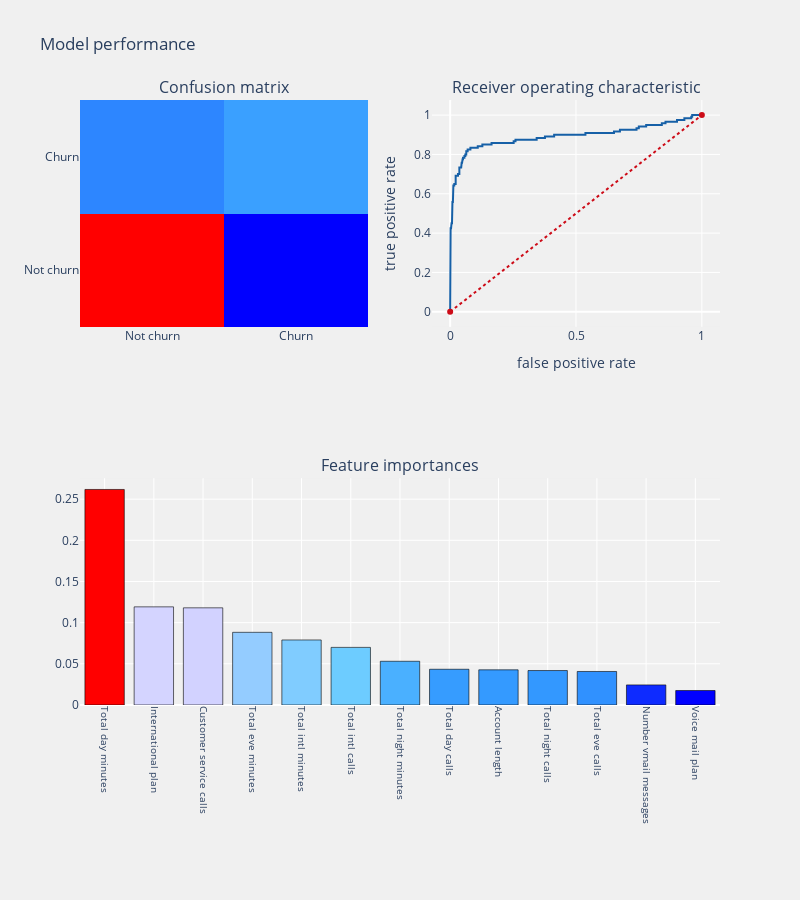

Write notebook code for a chart like this one.
### Code cell
from sklearn.ensemble import RandomForestClassifier

rfc = RandomForestClassifier(n_estimators = 100, random_state = 123,
                             max_depth = 9, criterion = "gini")

telecom_churn_prediction(rfc, x_train, x_test, y_train, y_test, 'features', threshold_plot=True)

### Figure 1 — Plotly figure (JSON) as saved in the notebook; plotly's stock layout.template omitted (floating-point values rounded to 4 significant figures)
{"data": [{"colorscale": [[0, "rgb(0,0,255)"], [0.1, "rgb(51,153,255)"], [0.2, "rgb(102,204,255)"], [0.3, "rgb(153,204,255)"], [0.4, "rgb(204,204,255)"], [0.5, "rgb(255,255,255)"], [0.6, "rgb(255,204,255)"], [0.7, "rgb(255,153,255)"], [0.8, "rgb(255,102,204)"], [0.9, "rgb(255,102,102)"], [1, "rgb(255,0,0)"]], "name": "Confusion matrix", "showscale": false, "type": "heatmap", "x": ["Not churn", "Churn"], "xaxis": "x", "y": ["Not churn", "Churn"], "yaxis": "y", "z": [[541, 6], [53, 67]]}, {"line": {"color": "rgb(22, 96, 167)", "width": 2}, "name": "Roc: 0.7736822059719684", "type": "scatter", "x": [0, 0, 0, 0.001828, 0.001828, 0.003656, 0.003656, 0.005484, 0.005484, 0.007313, 0.007313, 0.009141, 0.009141, 0.01097, 0.01097, 0.0128, 0.0128, 0.01645, 0.01645, 0.02194, 0.02194, 0.03108, 0.03108, 0.03656, 0.03656, 0.04388, 0.04388, 0.0457, 0.0457, 0.04753, 0.04753, 0.04936, 0.04936, 0.05119, 0.05119, 0.05667, 0.05667, 0.06033, 0.06033, 0.06399, 0.06399, 0.06947, 0.06947, 0.08044, 0.08044, 0.1097, 0.1097, 0.128, 0.128, 0.1645, 0.1645, 0.2523, 0.2523, 0.2596, 0.2596, 0.3437, 0.3437, 0.3766, 0.3766, 0.4132, 0.4132, 0.5375, 0.5375, 0.6508, 0.6508, 0.6746, 0.6746, 0.7404, 0.7404, 0.7495, 0.7495, 0.7788, 0.7788, 0.841, 0.841, 0.8556, 0.8556, 0.9013, 0.9013, 0.9305, 0.9305, 0.958, 0.958, 0.9616, 0.9616, 1], "xaxis": "x2", "y": [0, 0.008333, 0.35, 0.35, 0.425, 0.425, 0.4333, 0.4333, 0.45, 0.45, 0.5167, 0.5167, 0.5583, 0.5583, 0.625, 0.625, 0.6417, 0.6417, 0.65, 0.65, 0.6917, 0.6917, 0.7, 0.7, 0.7333, 0.7333, 0.75, 0.75, 0.7583, 0.7583, 0.7667, 0.7667, 0.775, 0.775, 0.7833, 0.7833, 0.7917, 0.7917, 0.8, 0.8, 0.8167, 0.8167, 0.825, 0.825, 0.8333, 0.8333, 0.8417, 0.8417, 0.85, 0.85, 0.8583, 0.8583, 0.8667, 0.8667, 0.875, 0.875, 0.8833, 0.8833, 0.8917, 0.8917, 0.9, 0.9, 0.9083, 0.9083, 0.9167, 0.9167, 0.925, 0.925, 0.9333, 0.9333, 0.9417, 0.9417, 0.95, 0.95, 0.9583, 0.9583, 0.9667, 0.9667, 0.975, 0.975, 0.9833, 0.9833, 0.9917, 0.9917, 1, 1], "yaxis": "y2"}, {"line": {"color": "rgb(205, 12, 24)", "dash": "dot", "width": 2}, "type": "scatter", "x": [0, 1], "xaxis": "x2", "y": [0, 1], "yaxis": "y2"}, {"marker": {"color": [0.2618, 0.1192, 0.118, 0.08827, 0.079, 0.06997, 0.0531, 0.0434, 0.04272, 0.04185, 0.04071, 0.02442, 0.01759], "colorscale": [[0, "rgb(0,0,255)"], [0.1, "rgb(51,153,255)"], [0.2, "rgb(102,204,255)"], [0.3, "rgb(153,204,255)"], [0.4, "rgb(204,204,255)"], [0.5, "rgb(255,255,255)"], [0.6, "rgb(255,204,255)"], [0.7, "rgb(255,153,255)"], [0.8, "rgb(255,102,204)"], [0.9, "rgb(255,102,102)"], [1, "rgb(255,0,0)"]], "line": {"color": "black", "width": 0.6}}, "name": "coefficients", "type": "bar", "x": ["Total day minutes", "International plan", "Customer service calls", "Total eve minutes", "Total intl minutes", "Total intl calls", "Total night minutes", "Total day calls", "Account length", "Total night calls", "Total eve calls", "Number vmail messages", "Voice mail plan"], "xaxis": "x3", "y": [0.2618, 0.1192, 0.118, 0.08827, 0.079, 0.06997, 0.0531, 0.0434, 0.04272, 0.04185, 0.04071, 0.02442, 0.01759], "yaxis": "y3"}], "layout": {"annotations": [{"font": {"size": 16}, "showarrow": false, "text": "Confusion matrix", "x": 0.225, "xanchor": "center", "xref": "paper", "y": 1, "yanchor": "bottom", "yref": "paper"}, {"font": {"size": 16}, "showarrow": false, "text": "Receiver operating characteristic", "x": 0.775, "xanchor": "center", "xref": "paper", "y": 1, "yanchor": "bottom", "yref": "paper"}, {"font": {"size": 16}, "showarrow": false, "text": "Feature importances", "x": 0.5, "xanchor": "center", "xref": "paper", "y": 0.375, "yanchor": "bottom", "yref": "paper"}], "autosize": false, "height": 900, "margin": {"b": 195}, "paper_bgcolor": "rgba(240,240,240, 0.95)", "plot_bgcolor": "rgba(240,240,240, 0.95)", "showlegend": false, "title": {"text": "Model performance"}, "width": 800, "xaxis": {"anchor": "y", "domain": [0, 0.45]}, "xaxis2": {"anchor": "y2", "domain": [0.55, 1], "title": {"text": "false positive rate"}}, "xaxis3": {"anchor": "y3", "domain": [0, 1], "showgrid": true, "tickangle": 90, "tickfont": {"size": 10}}, "yaxis": {"anchor": "x", "domain": [0.625, 1]}, "yaxis2": {"anchor": "x2", "domain": [0.625, 1], "title": {"text": "true positive rate"}}, "yaxis3": {"anchor": "x3", "domain": [0, 0.375]}}}
